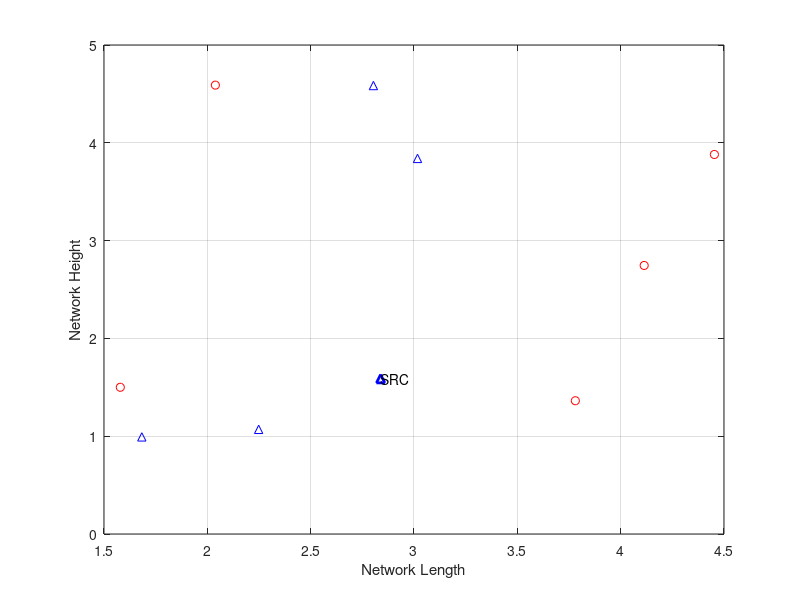

This figure's MATLAB source: (Note: this script raises an error after producing the figure.)
%Generating node locations to help aid in the routing of a UAV
%Genuine Nodes represent refill stations
%Malicious Nodes represent areas to avoid
clc;
clear all;
close all;
no_nodes = input('Enter the number of nodes: ');
no_nodes_m = input('Enter the number of malicious nodes: ');
network_length = input('Enter the length of the network: ');
network_width = input('Enter the width of the network: ');

for i = 1:no_nodes
    x_loc(i) = network_length*rand;
    y_loc(i) = network_width*rand;
    %nodes_id(i) = i; 
    plot(x_loc(i),y_loc(i),'b^','linestyle','none')
    hold on
    xlabel('Network Length');
    ylabel('Network Height');
    grid on
    pause(.1);
end
for j = 1:no_nodes_m
    x_loc_m(j) = network_length*rand;
    y_loc_m(j) = network_width*rand;
    %nodes_id_m(j) = j; 
    plot(x_loc_m(j),y_loc_m(j),'ro','linestyle','none')
    hold on;
    xlabel('Network Length');
    ylabel('Network Height');
    grid on
    pause(.1);
end

source = rem(round((no_nodes+no_nodes_m)*rand),no_nodes);
if source == 0
    source = 15;
end
destination = rem(round((no_nodes+no_nodes_m)*rand),no_nodes);
if destination == 0
    destination = 16;
end
figure(1)
plot(x_loc(source),y_loc(source),'b^','linewidth',2);
text(x_loc(source),y_loc(source), 'SRC')

hold on
plot(x_loc(destination),y_loc(destination),'g^','linewidth',2);
text(x_loc(destination),y_loc(destination), 'Destination')

% Location of nodes
% Genuine
genuine = [x_loc; y_loc];
% Malicious
malicious = [x_loc_m; y_loc_m];

% Connecting source and destination
source_loc = [x_loc(source), y_loc(source)];
destination_loc = [x_loc(destination), y_loc(destination)];
p1 = [source_loc(1) destination_loc(1)];
p2 = [source_loc(2) destination_loc(2)];
x = [p1(1) p2(1)];
y = [p1(2) p2(2)];
plot([x(1) y(1)],[x(2) y(2)])

idx = [genuine(1,:) genuine(2,:)];
idx1 = [malicious(1,:) malicious(2,:)];


%distances = dijkstra(src,destination);
